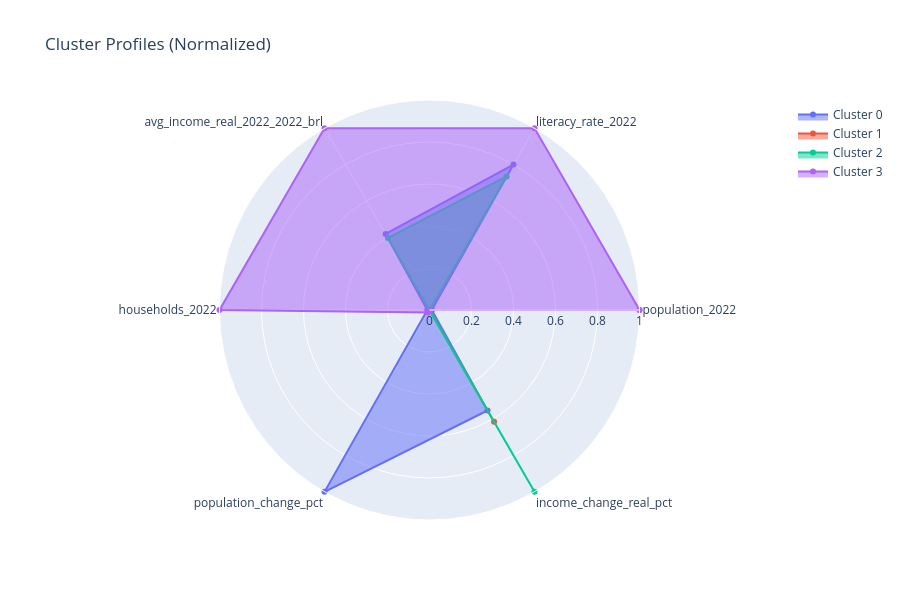

The notebook cell saved with this chart:
### Code cell
# Radar chart for cluster profiles
# Normalize cluster means for comparison
cluster_means = df.groupby('cluster')[raw_features].mean()
cluster_means_norm = (cluster_means - cluster_means.min()) / (cluster_means.max() - cluster_means.min())

# Select key features for radar
radar_features = ['population_2022', 'literacy_rate_2022', 'avg_income_real_2022_2022_brl', 
                  'households_2022', 'population_change_pct', 'income_change_real_pct']

fig = go.Figure()

for cluster in sorted(df['cluster'].unique()):
    values = cluster_means_norm.loc[cluster, radar_features].values.tolist()
    values.append(values[0])  # Close the radar
    
    fig.add_trace(go.Scatterpolar(
        r=values,
        theta=radar_features + [radar_features[0]],
        fill='toself',
        name=f'Cluster {cluster}'
    ))

fig.update_layout(
    polar=dict(
        radialaxis=dict(visible=True, range=[0, 1])
    ),
    title='Cluster Profiles (Normalized)',
    height=600
)
fig.show()

### Figure 1 — Plotly figure (JSON) as saved in the notebook; plotly's stock layout.template omitted (floating-point values rounded to 4 significant figures)
{"data": [{"fill": "toself", "name": "Cluster 0", "r": [0.01094, 0.7996, 0.4181, 0.01037, 1.0, 0.5524, 0.01094], "theta": ["population_2022", "literacy_rate_2022", "avg_income_real_2022_2022_brl", "households_2022", "population_change_pct", "income_change_real_pct", "population_2022"], "type": "scatterpolar"}, {"fill": "toself", "name": "Cluster 1", "r": [0.0, 0.0, 0.0, 0.0, 0.0, 0.6149, 0.0], "theta": ["population_2022", "literacy_rate_2022", "avg_income_real_2022_2022_brl", "households_2022", "population_change_pct", "income_change_real_pct", "population_2022"], "type": "scatterpolar"}, {"fill": "toself", "name": "Cluster 2", "r": [0.0003194, 0.7344, 0.3959, 0.0005207, 0.0006737, 1.0, 0.0003194], "theta": ["population_2022", "literacy_rate_2022", "avg_income_real_2022_2022_brl", "households_2022", "population_change_pct", "income_change_real_pct", "population_2022"], "type": "scatterpolar"}, {"fill": "toself", "name": "Cluster 3", "r": [1.0, 1.0, 1.0, 1.0, 0.01413, 0.0, 1.0], "theta": ["population_2022", "literacy_rate_2022", "avg_income_real_2022_2022_brl", "households_2022", "population_change_pct", "income_change_real_pct", "population_2022"], "type": "scatterpolar"}], "layout": {"height": 600, "polar": {"radialaxis": {"range": [0, 1], "visible": true}}, "title": {"text": "Cluster Profiles (Normalized)"}}}
